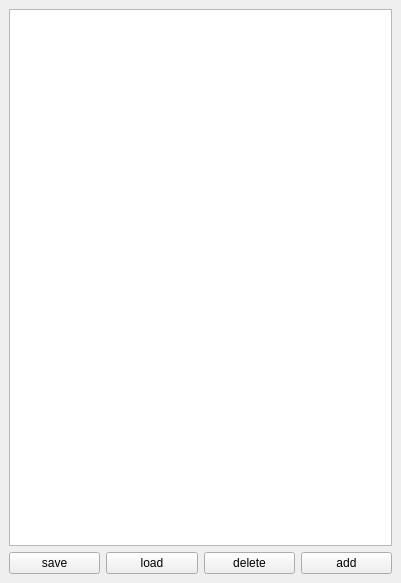
<?xml version="1.0" encoding="UTF-8"?>
<ui version="4.0">
 <class>DockWidget</class>
 <widget class="QDockWidget" name="DockWidget">
  <property name="geometry">
   <rect>
    <x>0</x>
    <y>0</y>
    <width>401</width>
    <height>583</height>
   </rect>
  </property>
  <property name="windowTitle">
   <string>DockWidget</string>
  </property>
  <widget class="QWidget" name="dockWidgetContents">
   <layout class="QGridLayout" name="gridLayout">
    <item row="0" column="0" colspan="4">
     <widget class="QTableWidget" name="tableWidget"/>
    </item>
    <item row="1" column="0">
     <widget class="QPushButton" name="save">
      <property name="text">
       <string>save</string>
      </property>
     </widget>
    </item>
    <item row="1" column="1">
     <widget class="QPushButton" name="load">
      <property name="text">
       <string>load</string>
      </property>
     </widget>
    </item>
    <item row="1" column="2">
     <widget class="QPushButton" name="del">
      <property name="text">
       <string>delete</string>
      </property>
     </widget>
    </item>
    <item row="1" column="3">
     <widget class="QPushButton" name="add">
      <property name="text">
       <string>add</string>
      </property>
     </widget>
    </item>
   </layout>
  </widget>
 </widget>
 <resources/>
 <connections/>
</ui>
